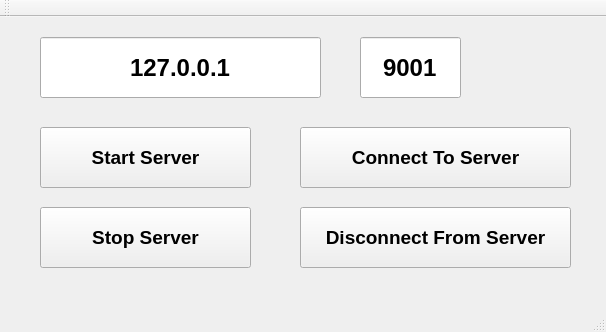
<?xml version="1.0" encoding="UTF-8"?>
<ui version="4.0">
 <class>MainWindow</class>
 <widget class="QMainWindow" name="MainWindow">
  <property name="geometry">
   <rect>
    <x>0</x>
    <y>0</y>
    <width>606</width>
    <height>332</height>
   </rect>
  </property>
  <property name="windowTitle">
   <string>UDP Test</string>
  </property>
  <widget class="QWidget" name="centralWidget">
   <widget class="QLineEdit" name="ip">
    <property name="geometry">
     <rect>
      <x>40</x>
      <y>20</y>
      <width>281</width>
      <height>61</height>
     </rect>
    </property>
    <property name="font">
     <font>
      <family>Arial</family>
      <pointsize>18</pointsize>
      <weight>75</weight>
      <bold>true</bold>
     </font>
    </property>
    <property name="text">
     <string>127.0.0.1</string>
    </property>
    <property name="alignment">
     <set>Qt::AlignCenter</set>
    </property>
   </widget>
   <widget class="QLineEdit" name="port">
    <property name="geometry">
     <rect>
      <x>360</x>
      <y>20</y>
      <width>101</width>
      <height>61</height>
     </rect>
    </property>
    <property name="font">
     <font>
      <family>Arial</family>
      <pointsize>18</pointsize>
      <weight>75</weight>
      <bold>true</bold>
     </font>
    </property>
    <property name="text">
     <string>9001</string>
    </property>
    <property name="alignment">
     <set>Qt::AlignCenter</set>
    </property>
   </widget>
   <widget class="QPushButton" name="startServer">
    <property name="geometry">
     <rect>
      <x>40</x>
      <y>110</y>
      <width>211</width>
      <height>61</height>
     </rect>
    </property>
    <property name="font">
     <font>
      <family>Arial</family>
      <pointsize>14</pointsize>
      <weight>75</weight>
      <bold>true</bold>
     </font>
    </property>
    <property name="text">
     <string>Start Server</string>
    </property>
   </widget>
   <widget class="QPushButton" name="stopServer">
    <property name="geometry">
     <rect>
      <x>40</x>
      <y>190</y>
      <width>211</width>
      <height>61</height>
     </rect>
    </property>
    <property name="font">
     <font>
      <family>Arial</family>
      <pointsize>14</pointsize>
      <weight>75</weight>
      <bold>true</bold>
     </font>
    </property>
    <property name="text">
     <string>Stop Server</string>
    </property>
   </widget>
   <widget class="QPushButton" name="connectToServer">
    <property name="geometry">
     <rect>
      <x>300</x>
      <y>110</y>
      <width>271</width>
      <height>61</height>
     </rect>
    </property>
    <property name="font">
     <font>
      <family>Arial</family>
      <pointsize>14</pointsize>
      <weight>75</weight>
      <bold>true</bold>
     </font>
    </property>
    <property name="text">
     <string>Connect To Server</string>
    </property>
   </widget>
   <widget class="QPushButton" name="disconnectFromServer">
    <property name="geometry">
     <rect>
      <x>300</x>
      <y>190</y>
      <width>271</width>
      <height>61</height>
     </rect>
    </property>
    <property name="font">
     <font>
      <family>Arial</family>
      <pointsize>14</pointsize>
      <weight>75</weight>
      <bold>true</bold>
     </font>
    </property>
    <property name="text">
     <string>Disconnect From Server</string>
    </property>
   </widget>
  </widget>
  <widget class="QMenuBar" name="menuBar">
   <property name="geometry">
    <rect>
     <x>0</x>
     <y>0</y>
     <width>606</width>
     <height>23</height>
    </rect>
   </property>
  </widget>
  <widget class="QToolBar" name="mainToolBar">
   <attribute name="toolBarArea">
    <enum>TopToolBarArea</enum>
   </attribute>
   <attribute name="toolBarBreak">
    <bool>false</bool>
   </attribute>
  </widget>
  <widget class="QStatusBar" name="statusBar"/>
 </widget>
 <layoutdefault spacing="6" margin="11"/>
 <resources/>
 <connections/>
</ui>
